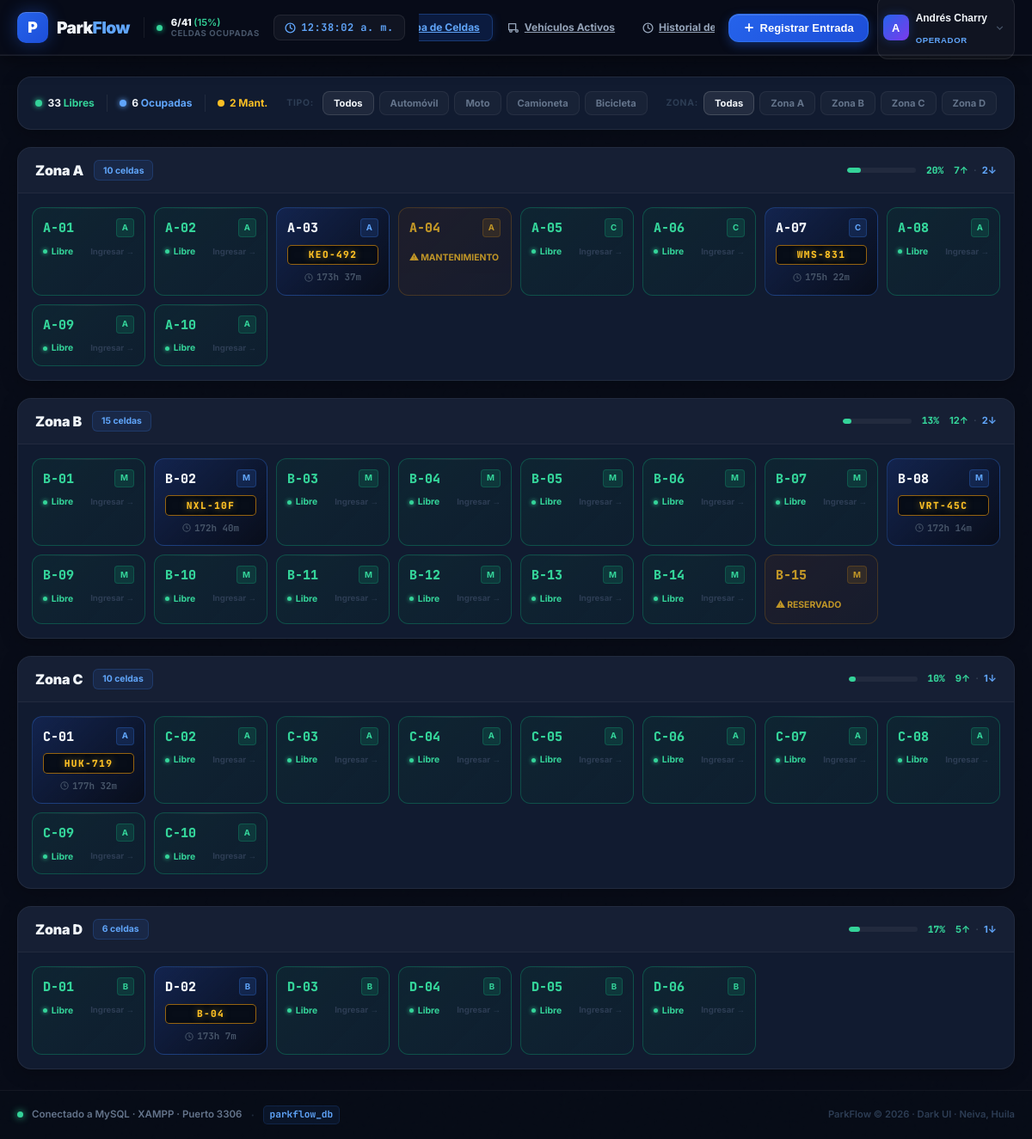
Page /php-app/index.php on the committed database.
### tables this page shows
CREATE TABLE `users` (
  `id` VARCHAR(50) NOT NULL,
  `name` VARCHAR(100) NOT NULL,
  `email` VARCHAR(150) NOT NULL UNIQUE,
  `password` VARCHAR(255) NULL,
  `role` ENUM('ADMIN', 'OPERADOR') NOT NULL DEFAULT 'OPERADOR',
  `shift` VARCHAR(50) NULL,
  `active` TINYINT(1) NOT NULL DEFAULT 1,
  `avatar_url` VARCHAR(255) NULL,
  `created_at` DATETIME NOT NULL DEFAULT CURRENT_TIMESTAMP,
  `updated_at` DATETIME NOT NULL DEFAULT CURRENT_TIMESTAMP ON UPDATE CURRENT_TIMESTAMP,
  PRIMARY KEY (`id`)
);

CREATE TABLE `parking_spaces` (
  `id` VARCHAR(50) NOT NULL,
  `code` VARCHAR(20) NOT NULL UNIQUE,
  `zone` VARCHAR(50) NOT NULL,
  `allowed_type` ENUM('automovil', 'motocicleta', 'camioneta', 'bicicleta') NOT NULL,
  `status` ENUM('libre', 'ocupado', 'mantenimiento', 'reservado') NOT NULL DEFAULT 'libre',
  `current_vehicle_plate` VARCHAR(20) NULL,
  `current_movement_id` VARCHAR(50) NULL,
  `notes` TEXT NULL,
  `updated_at` DATETIME NOT NULL DEFAULT CURRENT_TIMESTAMP ON UPDATE CURRENT_TIMESTAMP,
  PRIMARY KEY (`id`),
  INDEX `idx_spaces_status` (`status`),
  INDEX `idx_spaces_code` (`code`)
);

CREATE TABLE `movements` (
  `id` VARCHAR(50) NOT NULL,
  `ticket_number` VARCHAR(50) NOT NULL UNIQUE,
  `plate` VARCHAR(20) NOT NULL,
  `vehicle_type` ENUM('automovil', 'motocicleta', 'camioneta', 'bicicleta') NOT NULL,
  `space_id` VARCHAR(50) NOT NULL,
  `space_code` VARCHAR(20) NOT NULL,
  `entry_time` DATETIME NOT NULL,
  `exit_time` DATETIME NULL,
  `operator_entry_id` VARCHAR(50) NOT NULL,
  `operator_entry_name` VARCHAR(100) NOT NULL,
  `operator_exit_id` VARCHAR(50) NULL,
  `operator_exit_name` VARCHAR(100) NULL,
  `helmets_count` INT NULL DEFAULT 0,
  `entry_notes` TEXT NULL,
  `exit_notes` TEXT NULL,
  `client_name` VARCHAR(100) NULL,
  `client_phone` VARCHAR(50) NULL,
  `total_minutes` INT NULL DEFAULT 0,
  `billed_minutes` INT NULL DEFAULT 0,
  `grace_applied` TINYINT(1) NULL DEFAULT 0,
  `subtotal` DECIMAL(12,2) NULL DEFAULT 0.00,
  `discount` DECIMAL(12,2) NULL DEFAULT 0.00,
  `lost_ticket_charge` TINYINT(1) NULL DEFAULT 0,
  `total_paid` DECIMAL(12,2) NULL DEFAULT 0.00,
  `payment_method` ENUM('efectivo', 'nequi', 'daviplata', 'tarjeta', 'convenio') NULL,
  `amount_received` DECIMAL(12,2) NULL DEFAULT 0.00,
  `change_given` DECIMAL(12,2) NULL DEFAULT 0.00,
  `status` ENUM('activo', 'completado', 'cancelado') NOT NULL DEFAULT 'activo',
  `created_at` DATETIME NOT NULL DEFAULT CURRENT_TIMESTAMP,
  PRIMARY KEY (`id`),
  INDEX `idx_movements_plate` (`plate`),
  INDEX `idx_movements_status` (`status`),
  INDEX `idx_movements_entry` (`entry_time`),
  INDEX `idx_movements_ticket` (`ticket_number`)
);

### php-app/views/map.php (the view, shortened to what the rows shown need)
<?php
$db = getDB();
$query = "
    SELECT s.*, m.id as mov_id, m.ticket_number, m.plate, m.entry_time, m.vehicle_type as mov_type
    FROM `parking_spaces` s
    LEFT JOIN `movements` m ON s.current_movement_id = m.id AND m.status = 'activo'
    WHERE 1=1
";
$params = [];
$query .= " ORDER BY s.zone ASC, s.code ASC";
$stmt = $db->prepare($query);
$stmt->execute($params);
$spaces = $stmt->fetchAll();
$zones = [];
foreach ($spaces as $s) { $zones[$s['zone']][] = $s; }
?>
<div style="display:flex; flex-direction:column; gap:1.25rem;">
  <?php if (empty($zones)): ?>
    <div style="text-align:center; padding:4rem 1rem; background:var(--bg-card,#111b30); border:1px solid rgba(255,255,255,.06); border-radius:16px; color:#2d3d54;">
      <svg xmlns="http://www.w3.org/2000/svg" width="56" height="56" viewBox="0 0 24 24" fill="none" stroke="currentColor" stroke-width="1.5" stroke-linecap="round" stroke-linejoin="round" style="margin:0 auto 1rem; display:block; opacity:.3;"><polygon points="3 6 9 3 15 6 21 3 21 18 15 21 9 18 3 21"/></svg>
      <p style="font-size:1rem; font-weight:700; color:#475569;">No hay celdas con este filtro</p>
    </div>
  <?php else: ?>
    <?php foreach ($zones as $zoneName => $zoneSpaces): ?>
      <?php
        $zFree = 0; $zOcc = 0; $zTot = count($zoneSpaces);
        foreach ($zoneSpaces as $sp) {
          if ($sp['status'] === 'libre')       $zFree++;
          elseif ($sp['status'] === 'ocupado') $zOcc++;
        }
        $zOccPct = $zTot > 0 ? round(($zOcc / $zTot) * 100) : 0;
        $zColor  = $zOccPct > 85 ? '#fb7185' : ($zOccPct > 60 ? '#fbbf24' : '#34d399');
      ?>
      <div style="background:var(--bg-card,#111b30); border:1px solid rgba(255,255,255,.07); border-radius:16px; overflow:hidden; box-shadow:0 4px 20px rgba(0,0,0,.25);">
        <div style="padding:.875rem 1.25rem; border-bottom:1px solid rgba(255,255,255,.05); display:flex; align-items:center; justify-content:space-between; background:rgba(255,255,255,.02);">
          <div style="display:flex; align-items:center; gap:.75rem;">
            <h2 style="margin:0; font-size:1rem; font-weight:900; color:#f1f5f9; letter-spacing:-.01em;"><?= htmlspecialchars($zoneName) ?></h2>
            <span style="font-size:.65rem; font-weight:700; padding:.2rem .625rem; border-radius:6px; background:rgba(59,130,246,.1); color:#60a5fa; border:1px solid rgba(59,130,246,.2);"><?= $zTot ?> celdas</span>
          </div>
          <div style="display:flex; align-items:center; gap:.75rem;">
            <div class="progress-bar-track" style="width:80px;">
              <div class="progress-bar-fill" style="width:<?= $zOccPct ?>%; background:<?= $zColor ?>;"></div>
            </div>
            <span style="font-size:.7rem; font-weight:800; color:<?= $zColor ?>; font-family:'JetBrains Mono',monospace;"><?= $zOccPct ?>%</span>
            <span style="font-size:.7rem; color:#2d3d54;">
              <span style="color:#34d399; font-weight:700;"><?= $zFree ?>↑</span>
              <span style="color:#475569; margin:0 .2rem;">·</span>
              <span style="color:#60a5fa; font-weight:700;"><?= $zOcc ?>↓</span>
            </span>
          </div>
        </div>
        <div style="padding:1rem; display:grid; grid-template-columns:repeat(auto-fill, minmax(130px, 1fr)); gap:.625rem;">
          <?php foreach ($zoneSpaces as $sp):
            $isOccupied = $sp['status'] === 'ocupado';
            $isFree     = $sp['status'] === 'libre';
            $minutesAgo = 0; $hoursAgo = 0;
            if ($isOccupied && !empty($sp['entry_time'])) {
              $minutesAgo = max(1, round((time() - strtotime($sp['entry_time'])) / 60));
              $hoursAgo   = floor($minutesAgo / 60);
            }
            if ($isFree) {
              $cellStyle = 'background:linear-gradient(135deg,rgba(6,78,59,.2) 0%,rgba(4,55,43,.12) 100%); border-color:rgba(16,185,129,.3);';
              $hoverOnmouseOver = "this.style.borderColor='#10b981'; this.style.boxShadow='0 0 24px rgba(16,185,129,.2),0 8px 20px rgba(0,0,0,.4)'; this.style.transform='translateY(-3px)';";
            } elseif ($isOccupied) {
              $cellStyle = 'background:linear-gradient(135deg,rgba(29,78,216,.18) 0%,rgba(8,12,24,.9) 100%); border-color:rgba(59,130,246,.3);';
              $hoverOnmouseOver = "this.style.borderColor='#3b82f6'; this.style.boxShadow='0 0 24px rgba(59,130,246,.2),0 8px 20px rgba(0,0,0,.4)'; this.style.transform='translateY(-3px)';";
            } else {
              $cellStyle = 'background:linear-gradient(135deg,rgba(120,53,15,.18) 0%,rgba(92,40,10,.1) 100%); border-color:rgba(245,158,11,.25); cursor:default; opacity:.75;';
              $hoverOnmouseOver = '';
            }
          ?>
            <div style="border-radius:12px; padding:.75rem; border:1px solid; position:relative; overflow:hidden; transition:all .22s cubic-bezier(0.16,1,0.3,1);
                        <?= $cellStyle ?>"
                 <?php if ($isFree): ?>
                   onclick="openEntryModal('<?= $sp['id'] ?>', '<?= $sp['code'] ?>')"
                   style="border-radius:12px; padding:.75rem; border:1px solid; position:relative; overflow:hidden; transition:all .22s cubic-bezier(0.16,1,0.3,1); cursor:pointer; <?= $cellStyle ?>"
                   onmouseover="<?= $hoverOnmouseOver ?>"
                   onmouseout="this.style.borderColor='rgba(16,185,129,.3)'; this.style.boxShadow='none'; this.style.transform='none';"
                 <?php elseif ($isOccupied): ?>
                   onclick='openExitModal(<?= json_encode($sp, JSON_HEX_TAG | JSON_HEX_APOS | JSON_HEX_QUOT | JSON_HEX_AMP) ?>)'
                   style="border-radius:12px; padding:.75rem; border:1px solid; position:relative; overflow:hidden; transition:all .22s cubic-bezier(0.16,1,0.3,1); cursor:pointer; <?= $cellStyle ?>"
                   onmouseover="<?= $hoverOnmouseOver ?>"
                   onmouseout="this.style.borderColor='rgba(59,130,246,.3)'; this.style.boxShadow='none'; this.style.transform='none';"
                 <?php else: ?>
                   style="border-radius:12px; padding:.75rem; border:1px solid; position:relative; overflow:hidden; <?= $cellStyle ?>"
                 <?php endif; ?>>
              <div style="position:absolute; top:0; left:0; right:0; height:1px; background:linear-gradient(90deg,transparent,rgba(255,255,255,.08),transparent);"></div>
              <div style="display:flex; align-items:flex-start; justify-content:space-between; margin-bottom:.5rem;">
                <span style="font-family:'JetBrains Mono',monospace; font-size:.9375rem; font-weight:900;
                             color:<?= $isOccupied ? '#f1f5f9' : ($isFree ? '#34d399' : '#fbbf24') ?>;">
                  <?= htmlspecialchars($sp['code']) ?>
                </span>
                <span style="font-size:.6rem; font-weight:700; text-transform:uppercase; padding:.15rem .375rem; border-radius:4px;
                             background:<?= $isOccupied ? 'rgba(59,130,246,.15)' : ($isFree ? 'rgba(16,185,129,.15)' : 'rgba(245,158,11,.15)') ?>;
                             color:<?= $isOccupied ? '#60a5fa' : ($isFree ? '#34d399' : '#fbbf24') ?>;
                             border:1px solid <?= $isOccupied ? 'rgba(59,130,246,.25)' : ($isFree ? 'rgba(16,185,129,.25)' : 'rgba(245,158,11,.25)') ?>;">
                  <?= $sp['allowed_type'][0] ?>
                </span>
              </div>
              <?php if ($isOccupied): ?>
                <div style="margin-top:.375rem;">
                  <span class="plate-badge" style="font-size:.7rem; padding:.15rem .4rem; width:100%;"><?= htmlspecialchars($sp['plate']) ?></span>
                  <div style="margin-top:.375rem; display:flex; align-items:center; justify-content:center; gap:.25rem;">
                    <svg xmlns="http://www.w3.org/2000/svg" width="10" height="10" viewBox="0 0 24 24" fill="none" stroke="currentColor" stroke-width="2.5" style="color:#475569;"><circle cx="12" cy="12" r="10"/><polyline points="12 6 12 12 16 14"/></svg>
                    <span style="font-size:.68rem; color:#475569; font-family:'JetBrains Mono',monospace; font-weight:700;">
                      <?= $hoursAgo > 0 ? "{$hoursAgo}h " : '' ?><?= $minutesAgo % 60 ?>m
                    </span>
                  </div>
                </div>
              <?php elseif ($isFree): ?>
                <div style="display:flex; align-items:center; justify-content:space-between; margin-top:.375rem;">
                  <div style="display:flex; align-items:center; gap:.3rem;">
                    <span style="width:5px; height:5px; border-radius:9999px; background:#34d399; box-shadow:0 0 5px #34d399; display:inline-block; animation:pulseGlow 2s infinite;"></span>
                    <span style="font-size:.65rem; font-weight:700; color:#34d399;">Libre</span>
                  </div>
                  <span style="font-size:.6rem; color:#2d3d54; font-weight:700;">Ingresar →</span>
                </div>
              <?php else: ?>
                <div style="margin-top:.375rem;">
                  <span style="font-size:.65rem; font-weight:700; color:#fbbf24; text-transform:uppercase;">⚠ <?= htmlspecialchars($sp['status']) ?></span>
                </div>
              <?php endif; ?>
            </div>
          <?php endforeach; ?>
        </div>
      </div>
    <?php endforeach; ?>
  <?php endif; ?>
</div>

### php-app/includes/header.php (shortened to what the rows shown need)
<?php
require_once __DIR__ . '/../config/db.php';
$db = getDB();
$currentUser = getCurrentUser();
$allUsers = $db->query("SELECT * FROM `users` WHERE `active` = 1 ORDER BY `role` ASC, `name` ASC")->fetchAll();
?>
<!DOCTYPE html>
<html lang="es">
<head>
  <link rel="stylesheet" href="assets/css/tailwind.local.css">
  <link rel="stylesheet" href="assets/css/app.css">
</head>
<body style="background:#080c18; color:#f1f5f9; min-height:100vh; display:flex; flex-direction:column;">
  <header class="pf-header" style="position:sticky; top:0; z-index:50;">
    <div style="max-width:90rem; margin:0 auto; padding:0 1.25rem; height:64px; display:flex; align-items:center; justify-content:space-between; gap:1rem;">
      <div style="display:flex; align-items:center; gap:.625rem; flex-shrink:0;">
        <div style="position:relative;" id="userMenuWrapper">
          <button onclick="toggleUserMenu()" id="userMenuBtn"
            style="display:flex; align-items:center; gap:.5rem; padding:.375rem .625rem .375rem .375rem;
                   background:rgba(255,255,255,.04); border:1px solid rgba(255,255,255,.08); border-radius:12px;
                   cursor:pointer; transition:all .15s; color:#f1f5f9;">
            <div style="width:30px; height:30px; border-radius:8px; background:linear-gradient(135deg,#2563eb,#7c3aed);
                        display:flex; align-items:center; justify-content:center; font-weight:800; font-size:.8rem; color:white;
                        box-shadow:0 0 12px rgba(37,99,235,.3); flex-shrink:0;">
              <?= strtoupper(substr($currentUser['name'], 0, 1)) ?>
            </div>
            <div style="text-align:left; line-height:1.2;">
              <p style="font-size:.75rem; font-weight:700; color:#f1f5f9; white-space:nowrap; max-width:100px; overflow:hidden; text-overflow:ellipsis;"><?= htmlspecialchars($currentUser['name']) ?></p>
              <p style="font-size:.6rem; font-weight:700; color:<?= $currentUser['role'] === 'ADMIN' ? '#a78bfa' : '#60a5fa' ?>; text-transform:uppercase; letter-spacing:.06em;"><?= $currentUser['role'] ?></p>
            </div>
            <svg xmlns="http://www.w3.org/2000/svg" width="13" height="13" viewBox="0 0 24 24" fill="none" stroke="currentColor" stroke-width="2.5" style="color:#475569; flex-shrink:0;"><polyline points="6 9 12 15 18 9"/></svg>
          </button>
        </div>
      </div>
    </div>
  </header>
  <main style="flex:1; max-width:90rem; width:100%; margin:0 auto; padding:1.5rem 1.25rem; position:relative; z-index:1;">

### rows in the picture
users: name "A", name "Andrés Charry", role "OPERADOR"
parking_spaces: code "A-01", allowed_type "A", status "libre" (drawn)
parking_spaces: code "A-02", allowed_type "A", status "libre" (drawn)
parking_spaces: code "A-03", allowed_type "A", movements.plate "KEO-492", movements.entry_time "173", movements.entry_time "37"
parking_spaces: code "A-04", allowed_type "A", status "MANTENIMIENTO"
parking_spaces: code "A-05", allowed_type "C", status "libre" (drawn)
parking_spaces: code "A-06", allowed_type "C", status "libre" (drawn)
parking_spaces: code "A-07", allowed_type "C", movements.plate "WMS-831", movements.entry_time "175", movements.entry_time "22"
parking_spaces: code "A-08", allowed_type "A", status "libre" (drawn)
parking_spaces: code "A-09", allowed_type "A", status "libre" (drawn)
parking_spaces: code "A-10", allowed_type "A", status "libre" (drawn)
parking_spaces: code "B-01", allowed_type "M", status "libre" (drawn)
parking_spaces: code "B-02", allowed_type "M", movements.plate "NXL-10F", movements.entry_time "172", movements.entry_time "40"
parking_spaces: code "B-03", allowed_type "M", status "libre" (drawn)
parking_spaces: code "B-04", allowed_type "M", status "libre" (drawn)
parking_spaces: code "B-05", allowed_type "M", status "libre" (drawn)
parking_spaces: code "B-06", allowed_type "M", status "libre" (drawn)
parking_spaces: code "B-07", allowed_type "M", status "libre" (drawn)
parking_spaces: code "B-08", allowed_type "M", movements.plate "VRT-45C", movements.entry_time "172", movements.entry_time "14"
parking_spaces: code "B-09", allowed_type "M", status "libre" (drawn)
parking_spaces: code "B-10", allowed_type "M", status "libre" (drawn)
parking_spaces: code "B-11", allowed_type "M", status "libre" (drawn)
parking_spaces: code "B-12", allowed_type "M", status "libre" (drawn)
parking_spaces: code "B-13", allowed_type "M", status "libre" (drawn)
parking_spaces: code "B-14", allowed_type "M", status "libre" (drawn)
parking_spaces: code "B-15", allowed_type "M", status "RESERVADO"
parking_spaces: code "C-01", allowed_type "A", movements.plate "HUK-719", movements.entry_time "177", movements.entry_time "32"
parking_spaces: code "C-02", allowed_type "A", status "libre" (drawn)
parking_spaces: code "C-03", allowed_type "A", status "libre" (drawn)
parking_spaces: code "C-04", allowed_type "A", status "libre" (drawn)
parking_spaces: code "C-05", allowed_type "A", status "libre" (drawn)
parking_spaces: code "C-06", allowed_type "A", status "libre" (drawn)
parking_spaces: code "C-07", allowed_type "A", status "libre" (drawn)
parking_spaces: code "C-08", allowed_type "A", status "libre" (drawn)
parking_spaces: code "C-09", allowed_type "A", status "libre" (drawn)
parking_spaces: code "C-10", allowed_type "A", status "libre" (drawn)
parking_spaces: code "D-01", allowed_type "B", status "libre" (drawn)
parking_spaces: code "D-02", allowed_type "B", movements.plate "B-04", movements.entry_time "173", movements.entry_time "7"
parking_spaces: code "D-03", allowed_type "B", status "libre" (drawn)
parking_spaces: code "D-04", allowed_type "B", status "libre" (drawn)
parking_spaces: code "D-05", allowed_type "B", status "libre" (drawn)
parking_spaces: code "D-06", allowed_type "B", status "libre" (drawn)

### other values in the picture
$occupiedSpaces "6"
$totalSpaces "41"
$occupancyRate "15"
$totalFree "33"
$totalOccupied "6"
$totalMaint "2"
$tMeta[0] "Todos"
$tMeta[0] "Automóvil"
$tMeta[0] "Moto"
$tMeta[0] "Camioneta"
$tMeta[0] "Bicicleta"
$z "Zona A"
$z "Zona B"
$z "Zona C"
$z "Zona D"
